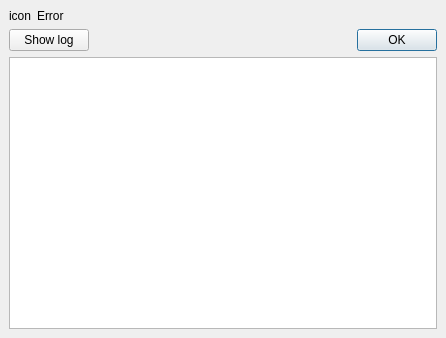
<ui version="4.0" >
 <class>ErrorDialog</class>
 <widget class="QDialog" name="ErrorDialog" >
  <property name="geometry" >
   <rect>
    <x>0</x>
    <y>0</y>
    <width>435</width>
    <height>338</height>
   </rect>
  </property>
  <property name="windowTitle" >
   <string>MPlayer Error</string>
  </property>
  <layout class="QVBoxLayout" >
   <property name="margin" >
    <number>9</number>
   </property>
   <property name="spacing" >
    <number>6</number>
   </property>
   <item>
    <layout class="QHBoxLayout" >
     <property name="margin" >
      <number>0</number>
     </property>
     <property name="spacing" >
      <number>6</number>
     </property>
     <item>
      <layout class="QVBoxLayout" >
       <property name="margin" >
        <number>0</number>
       </property>
       <property name="spacing" >
        <number>6</number>
       </property>
       <item>
        <widget class="QLabel" name="icon" >
         <property name="text" >
          <string>icon</string>
         </property>
         <property name="alignment" >
          <set>Qt::AlignCenter</set>
         </property>
        </widget>
       </item>
      </layout>
     </item>
     <item>
      <widget class="QLabel" name="text" >
       <property name="sizePolicy" >
        <sizepolicy>
         <hsizetype>7</hsizetype>
         <vsizetype>5</vsizetype>
         <horstretch>0</horstretch>
         <verstretch>0</verstretch>
        </sizepolicy>
       </property>
       <property name="minimumSize" >
        <size>
         <width>400</width>
         <height>0</height>
        </size>
       </property>
       <property name="text" >
        <string>Error</string>
       </property>
       <property name="wordWrap" >
        <bool>true</bool>
       </property>
      </widget>
     </item>
    </layout>
   </item>
   <item>
    <layout class="QHBoxLayout" >
     <property name="margin" >
      <number>0</number>
     </property>
     <property name="spacing" >
      <number>6</number>
     </property>
     <item>
      <widget class="QPushButton" name="viewlog_button" >
       <property name="text" >
        <string>Show log</string>
       </property>
       <property name="checkable" >
        <bool>true</bool>
       </property>
      </widget>
     </item>
     <item>
      <spacer>
       <property name="orientation" >
        <enum>Qt::Horizontal</enum>
       </property>
       <property name="sizeHint" >
        <size>
         <width>40</width>
         <height>20</height>
        </size>
       </property>
      </spacer>
     </item>
     <item>
      <widget class="QDialogButtonBox" name="button_box" >
       <property name="orientation" >
        <enum>Qt::Horizontal</enum>
       </property>
       <property name="standardButtons" >
        <set>QDialogButtonBox::Ok</set>
       </property>
      </widget>
     </item>
    </layout>
   </item>
   <item>
    <widget class="QTextEdit" name="log" >
     <property name="readOnly" >
      <bool>true</bool>
     </property>
    </widget>
   </item>
  </layout>
 </widget>
 <resources/>
 <connections>
  <connection>
   <sender>button_box</sender>
   <signal>accepted()</signal>
   <receiver>ErrorDialog</receiver>
   <slot>accept()</slot>
   <hints>
    <hint type="sourcelabel" >
     <x>248</x>
     <y>254</y>
    </hint>
    <hint type="destinationlabel" >
     <x>157</x>
     <y>274</y>
    </hint>
   </hints>
  </connection>
  <connection>
   <sender>button_box</sender>
   <signal>rejected()</signal>
   <receiver>ErrorDialog</receiver>
   <slot>reject()</slot>
   <hints>
    <hint type="sourcelabel" >
     <x>316</x>
     <y>260</y>
    </hint>
    <hint type="destinationlabel" >
     <x>286</x>
     <y>274</y>
    </hint>
   </hints>
  </connection>
 </connections>
</ui>
